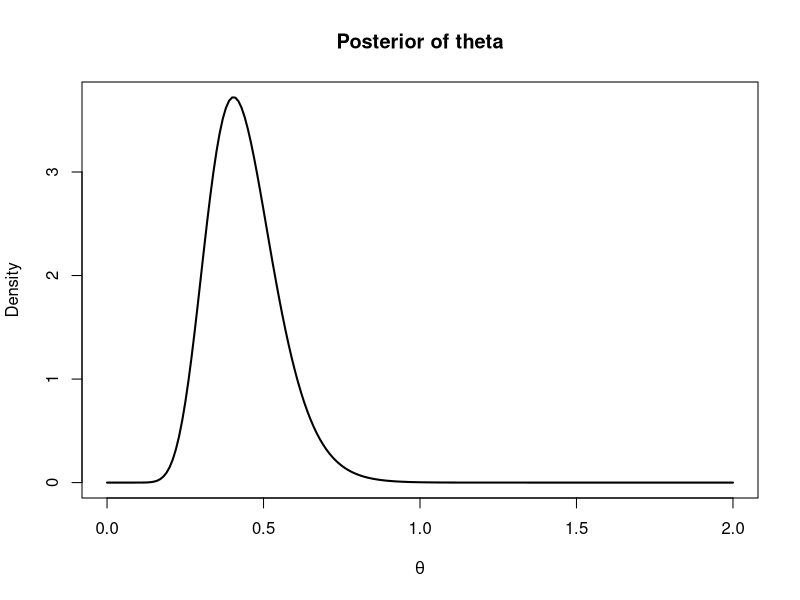

Write the R code that produced this figure.
## c) Calc unnormalized posterior and plot normalized posterior. Gamma prior and indep likelihoods.

gridWidth=0.01
thetaGrid=seq(0,2,gridWidth)
xData <- c(1.888, 2.954, 0.364, 0.349, 1.090, 7.237)
yData <- c(-1.246, -1.139, -0.358, -1.308, -0.930, -0.157, -0.111, -0.635)
alpha=3
beta=2

logPosteriorX = function(theta, alpha, beta) {
  return(dgamma(theta, alpha, beta, log=TRUE))
}

likeY = function(y, theta) {
  return(-3*sum(log(1+(1/5)*(y-log(theta))^2)))
}

logPosterior = function(theta, alpha, beta, xDat, yDat) {
  likelihoodY=likeY(yDat, theta)
  logPostX=logPosteriorX(theta, length(xDat+3), sum(xDat)+2)
  return(likelihoodY+logPostX)
}

post_theta=sapply(thetaGrid, logPosterior, alpha=alpha, beta=beta, xDat=xData, yDat=yData)
post_theta_norm=1/gridWidth*exp(post_theta)/sum(exp(post_theta))
plot(thetaGrid, post_theta_norm, type="l", lwd=2, main="Posterior of theta", xlab=expression(theta),
     ylab="Density")


